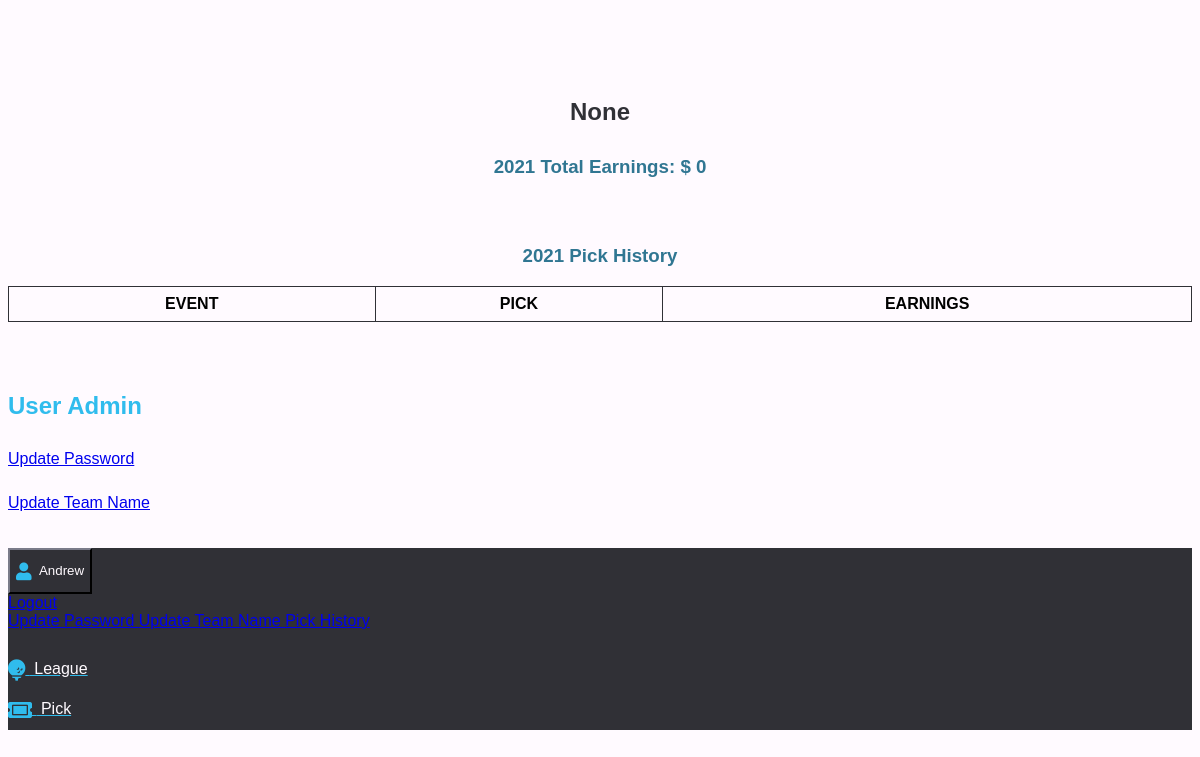
/profile (signed in), run on an earlier commit of the app's database.
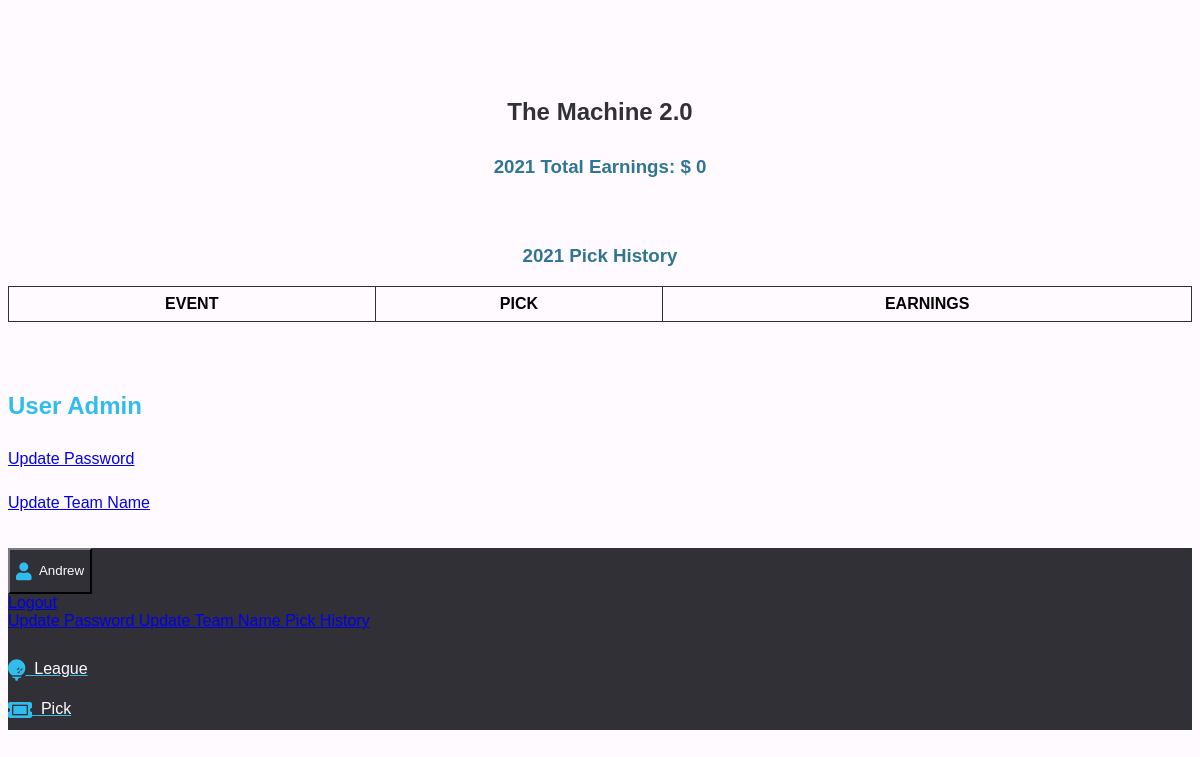
And on a later commit of the database.
### oad/models.py (models this page shows)
class User(UserMixin, db.Model):
    __table_args__ = {"extend_existing": True}
    id = db.Column(db.Integer, primary_key=True)
    email = db.Column(db.String(100), unique=True)
    password = db.Column(db.String(100))
    name = db.Column(db.String(1000), unique=True)
    picks = db.relationship("Pick", backref="user", lazy=True)
    strikes_remaining = db.Column(db.Integer, default=1)
    is_admin = db.Column(db.Boolean, default=False)
    email_confirmed = db.Column(db.Boolean, default=False)
    display_name = db.Column(db.Text, default="")

### oad/main.py (the view)
@main.route("/profile")
@login_required
def profile():
    picks = Pick.query.filter_by(season=SEASON).filter_by(name=current_user.name).all()
    pick_table = create_pick_table(picks)
    total_points = format_earnings(sum([int(x.points) for x in picks]))
    return render_template(
        "profile.html",
        user=current_user,
        pick_table=pick_table,
        user_points=total_points,
        season=SEASON,
    )

### oad/__init__.py (called while the page is built)
def create_app():
    app = Flask(__name__)
    app.config["SECRET_KEY"] = "1234"
    app.config["SQLALCHEMY_DATABASE_URI"] = "sqlite:///db.sqlite"
    app.config["SQLALCHEMY_TRACK_MODIFICATIONS"] = True
    db.init_app(app)
    login_manager = LoginManager()
    login_manager.login_view = "auth.login"
    login_manager.init_app(app)
    from .models import User
    @login_manager.user_loader
    def load_user(user_id):
        return User.query.get(int(user_id))
    from .auth import auth as auth_blueprint
    app.register_blueprint(auth_blueprint)
    from .main import main as main_blueprint
    app.register_blueprint(main_blueprint)
    return app

### oad/util/helpers.py (called while the page is built)
def format_earnings(val):
    return "$ {}".format("{:,}".format(int(val)))

### oad/templates/profile.html (shortened to what this page needs)
{% extends "base.html" %} {% block content %}
<h1 class="title" style="text-align: center">
  {{ user.display_name }}
</h1>
<h3 class="title" style="text-align: center">{{ season }} Total Earnings: {{ user_points }} </h3>
<section>
<h3 class="title" style="text-align: center">{{ season }} Pick History</h3>
  <div>
    {{ pick_table | safe }}
  </div>
</section>
<section>
  <div>
    <h2 class="title">User Admin</h2>
    <p><a href="{{ url_for('main.update_password') }}">Update Password</a></p>
    <p><a href="{{ url_for('main.update_display_name') }}">Update Team Name</a></p>
  </div>
  <section>{% endblock %}</section>

### oad/templates/base.html (shortened to what this page needs)
<!DOCTYPE html>
<html>
  <head>
    <link
      rel="stylesheet"
      href="https://cdnjs.cloudflare.com/ajax/libs/font-awesome/5.9.0/css/all.min.css"
      type="text/css"
    />
    <link
      rel="stylesheet"
      href="https://pingendo.com/assets/bootstrap/bootstrap-4.0.0-beta.1.css"
      type="text/css"
    />
  </head>
  <body>
    <section>
      <div>
        <div class="container has-text-centered">
          {% block content %} {% endblock %}
        </div>
      </div>
    </section>
    <nav class="navbar fixed-bottom navbar-dark bg-dark">
      <div class="container p-0">
        <div class="btn-group dropup btn-group-sm" style="color: blue">
          {% if current_user.is_authenticated %}
          <button
            type="button"
            class="btn dropdown-toggle btn-warning"
            aria-expanded="false"
            aria-haspopup="true"
            data-toggle="dropdown"
            id="dup_butt"
          >
            <i class="fa fa-user fa-lg"></i>
            <span id="text">&nbsp;{{ current_user.name }}</span>
          </button>
          <div class="dropdown-menu text-left">
            <a href="{{ url_for('auth.logout') }}" class="dropdown-item">
              Logout
            </a>
            <a
              href="{{ url_for('main.update_password') }}"
              class="dropdown-item"
            >
              Update Password
            </a>
            <a
              href="{{ url_for('main.update_display_name') }}"
              class="dropdown-item"
            >
              Update Team Name
            </a>
            <a href="{{ url_for('main.profile') }}" class="dropdown-item">
              Pick History
            </a>
          </div>
        </div>
        <nav class="nav">
          <a
            class="nav-link text-warning px-0 pr-4"
            href="{{ url_for('main.league') }}"
          >
            <i class="fa fa-golf-ball fa-lg"></i>
            <span id="text">&nbsp;League</span>
          </a>
        </nav>
        <nav class="nav">
          <a
            class="nav-link text-warning px-0 pr-4"
            href="{{ url_for('main.pick') }}"
          >
            <i class="fa fa-ticket-alt fa-lg"></i>
            <span id="text">&nbsp;Pick</span>
          </a>
        </nav>
        {% endif %}
      </div>
    </nav>
  </body>
</html>

What changed in the data, as far as the page shows it:
changed User "Andrew": display_name "None" → "The Machine 2.0"
